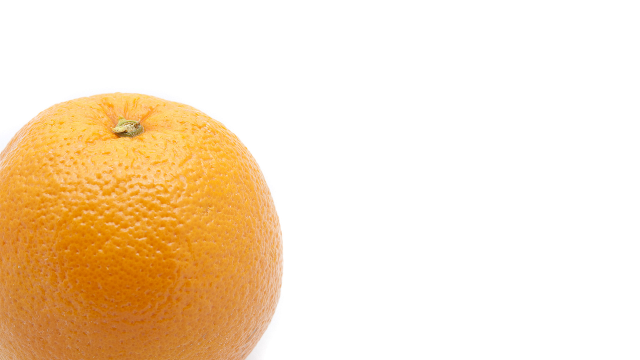
#> input picture Lab3/orange.png, 640 x 360 px
$ python water.py
#> lines starting #> are read from the running program, lines starting #| are printed output that depends on the picture; after the words box and inside, x2 and y2 are one past the last pixel; in counts of white or black regions, pixels touching at a corner belong together
#!python2

######################################################
#
#	(C) Michael Kane 2017
#
#	Student No: C14402048
#	Course: DT211C
# 	Date: 29/09/2017
#
#	Title: Lab 3 Water.
#
# 	Introduction:
#
#	Describe the algorithm here
#	Preferably use a systematic approach
#	e.g. step-by-step
#	or pseudo-code
#	Give an overview
#	Comment on experiments
# 	Use References (Harvard Referencing Standard) - no Web Links


# import the necessary packages:
import numpy as np
import cv2
from matplotlib import pyplot as plt
from matplotlib import image as image
import easygui


#Opening an image from a file:
orange = cv2.imread("orange.png")
#> orange is the input picture: shape (360, 640, 3); mean B, G, R 199.2, 226, 246.9
water = cv2.imread("water.jpg")
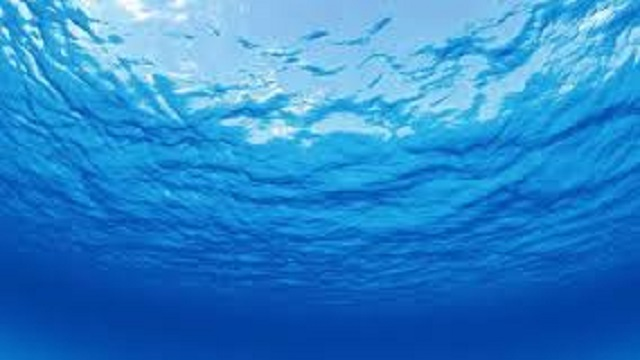
#> input picture Lab3/water.jpg, 640 x 360 px
#> water is the input picture: shape (360, 640, 3); mean B, G, R 204.6, 134.2, 43.1

rangeLower = (0,0,0)
rangeHigher = (245, 240, 255)

B = cv2.inRange(orange,rangeLower,rangeHigher)
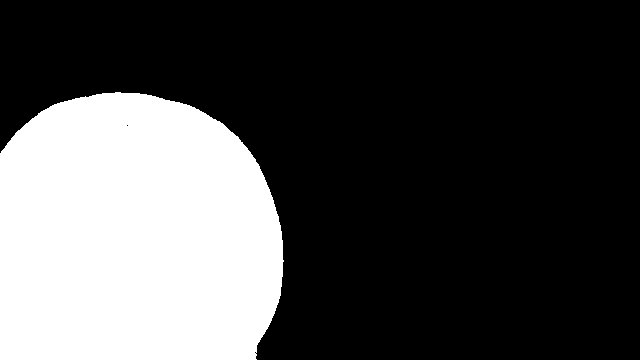
#> B: shape (360, 640); 29.2% white; 1 white region, box (x1, y1, x2, y2) and area: (0, 92, 284, 360) 67315
ROI1 = cv2.bitwise_and(orange,orange,mask=B)
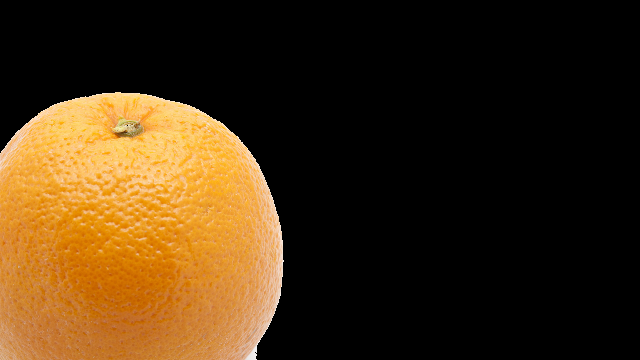
#> ROI1: shape (360, 640, 3); mean B, G, R 18.8, 45.6, 66.4

B2 = cv2.bitwise_not(B)
ROI2 = cv2.bitwise_and(water,water,mask=B2)
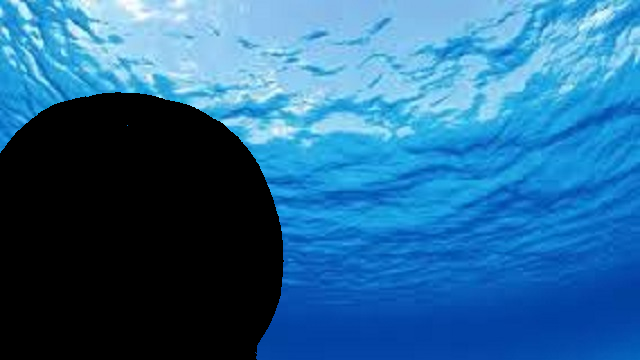
#> ROI2: shape (360, 640, 3); mean B, G, R 149.2, 103.5, 39.3

ROI = ROI1 + ROI2
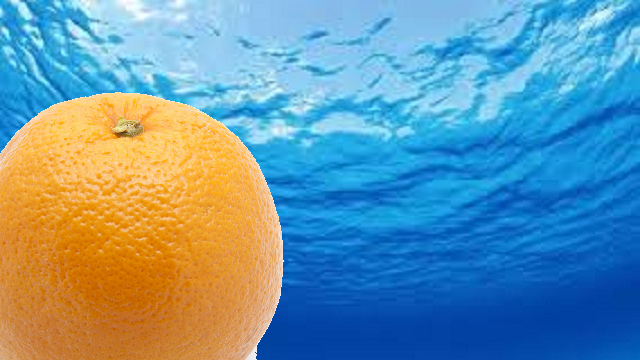
#> ROI: shape (360, 640, 3); mean B, G, R 168, 149.1, 105.7


# Showing an image on the screen (OpenCV):
cv2.imshow("orange", ROI)
key = cv2.waitKey(0)
#> (key q is pressed here)


# [13 lines of commented-out code are left out]
